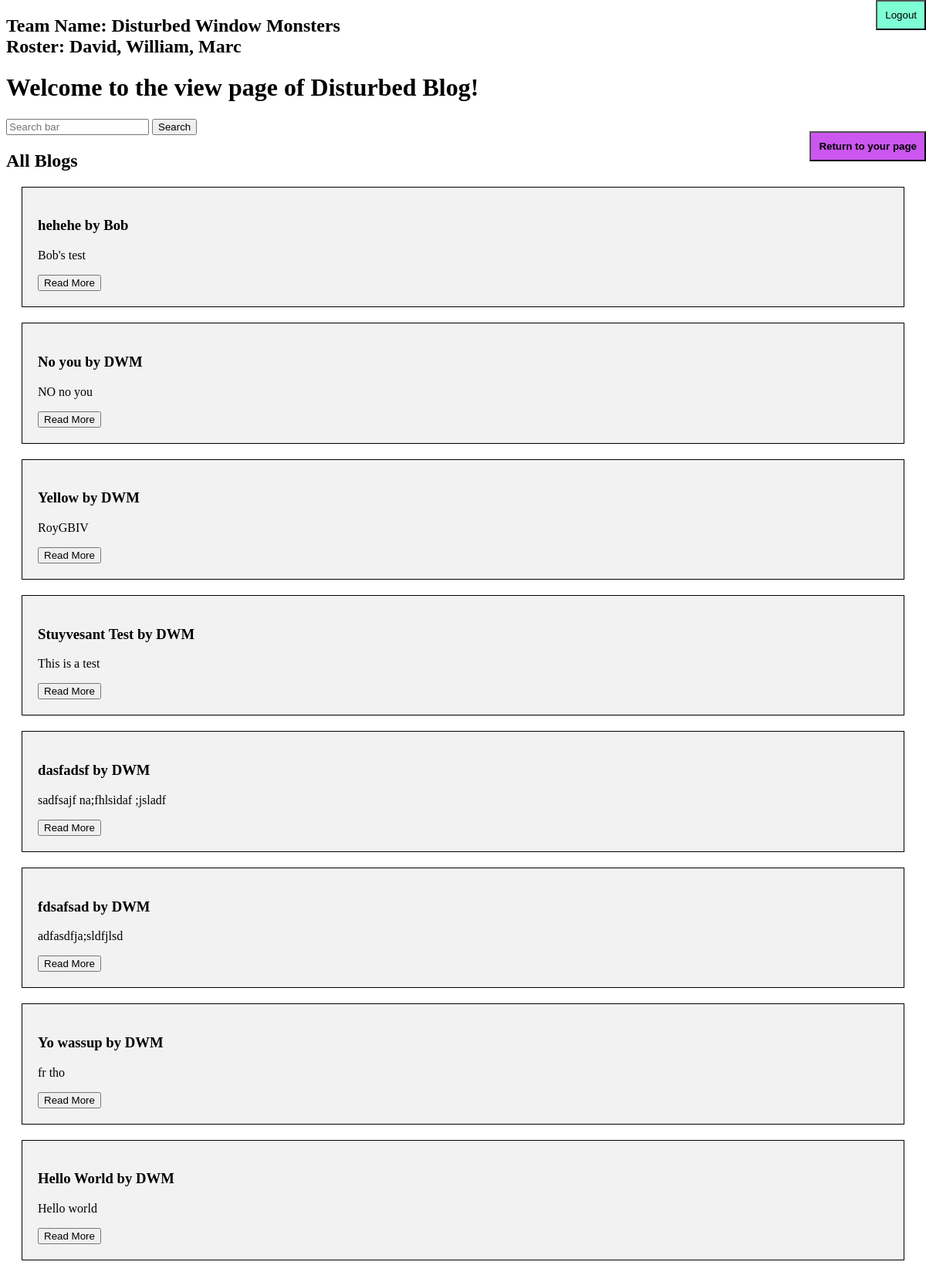
Before: /view with the older database file.
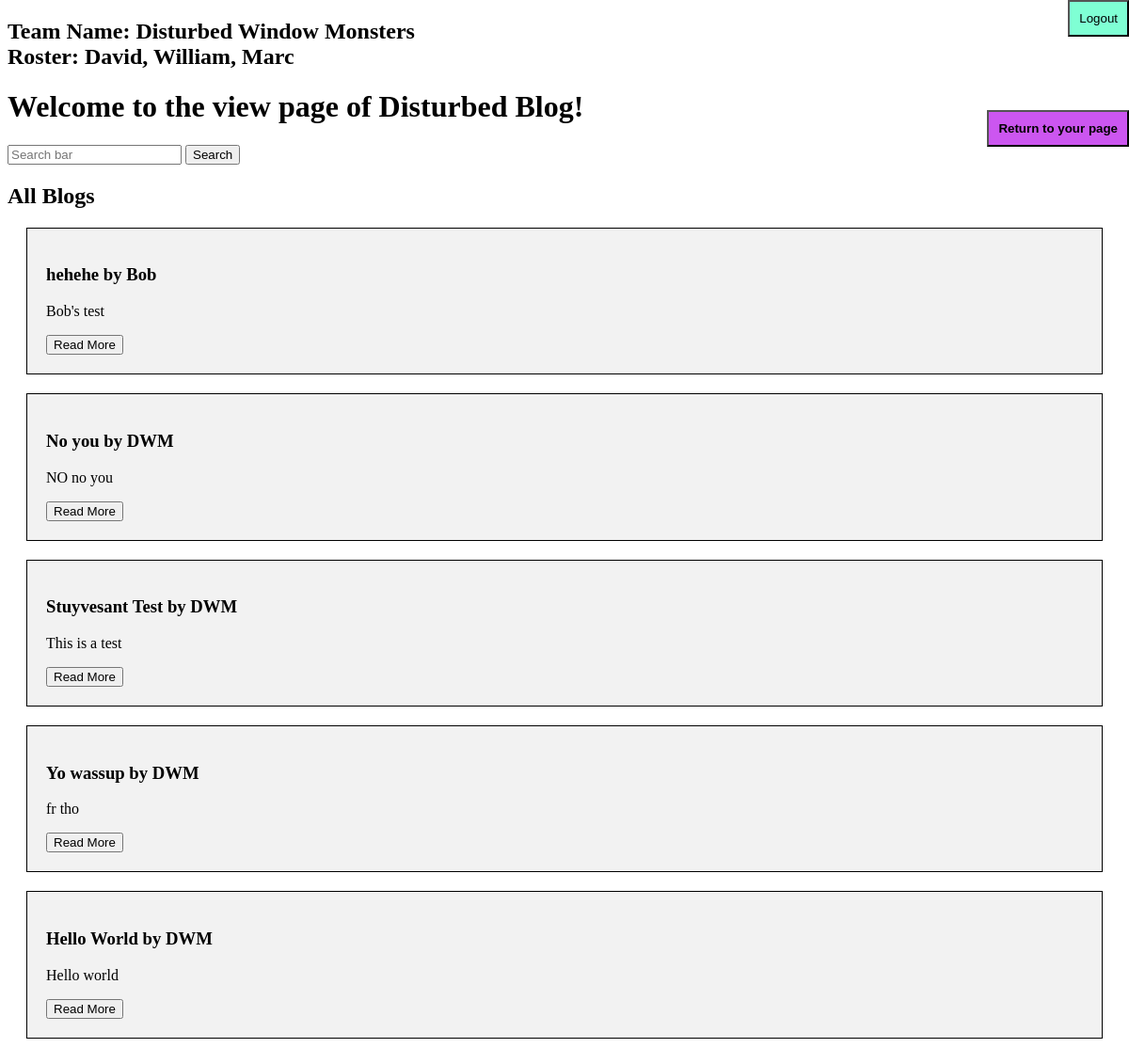
After: the same page with the newer database file.
### tables this page shows
CREATE TABLE blog(user TEXT, title TEXT, content TEXT, date_added INTEGER, data_mod INTEGER, num_view INTEGER, time INTEGER, id INTEGER PRIMARY KEY AUTOINCREMENT, slug TEXT UNIQUE);

### __init__.py (the view, shortened to what this page needs)
@app.route("/view", methods=['GET', 'POST'])
def view():
    if request.method == "GET":
        return render_template('view.html', blogs = get_posts())
    else:
        return Response(status=405)

### db_user.py (called while the page is built)
def get_posts():
    return c.execute("SELECT * FROM blog ORDER BY time DESC").fetchall()

### templates/view.html (shortened to what this page needs)
<!DOCTYPE html>
<html>
<head>
    <link rel="stylesheet" href="./static/index.css">
</head>
<body>
    <div>
        <h2>Team Name: Disturbed Window Monsters
            <br>
            Roster: David, William, Marc
        </h2>
        <h1>
            Welcome to the view page of Disturbed Blog!
        </h1>
        <div>
            <form action="POST" , action="/view">
                <input type="text" placeholder="Search bar" name="search">
                <button type="submit" name="sub3">
                    Search
                </button>
            </form>
        </div>
        <div>
            <h2>
                All Blogs
            </h2>
            <div>
                {% for blog in blogs %}
                <div style="background-color: #f2f2f2; padding: 20px; margin: 20px; border: 1px solid black;">
                    <h3>
                        {{blog[1]}} by {{blog[0]}}
                    </h3>
                    <p>
                        {{blog[2]}}
                    </p>
                    <a href="/blog/{{blog[8]}}">
                        <button>
                            Read More
                        </button>
                    </a>
                </div>
                {% endfor %}
            </div>
        </div>
        <br>
        <form method="POST" action="/logout">
            <button type="submit"
                style="position:absolute; top:0%; right:0%;padding:10px; background-color: aquamarine;">
                Logout
            </button>
        </form>
        <br>
        <a href="/back">
            <button style="position:absolute; top:10%; right:0%;padding:10px; background-color: rgb(204, 86, 240);">
                <b>Return to your page</b>
            </button>
        </a>
    </div>
</body>
</html>

Changed rows visible on the page:
removed blog: title "Yellow", user "DWM", content "RoyGBIV"
removed blog: title "dasfadsf", user "DWM", content "sadfsajf na;fhlsidaf ;jsladf"
removed blog: title "fdsafsad", user "DWM", content "adfasdfja;sldfjlsd"
